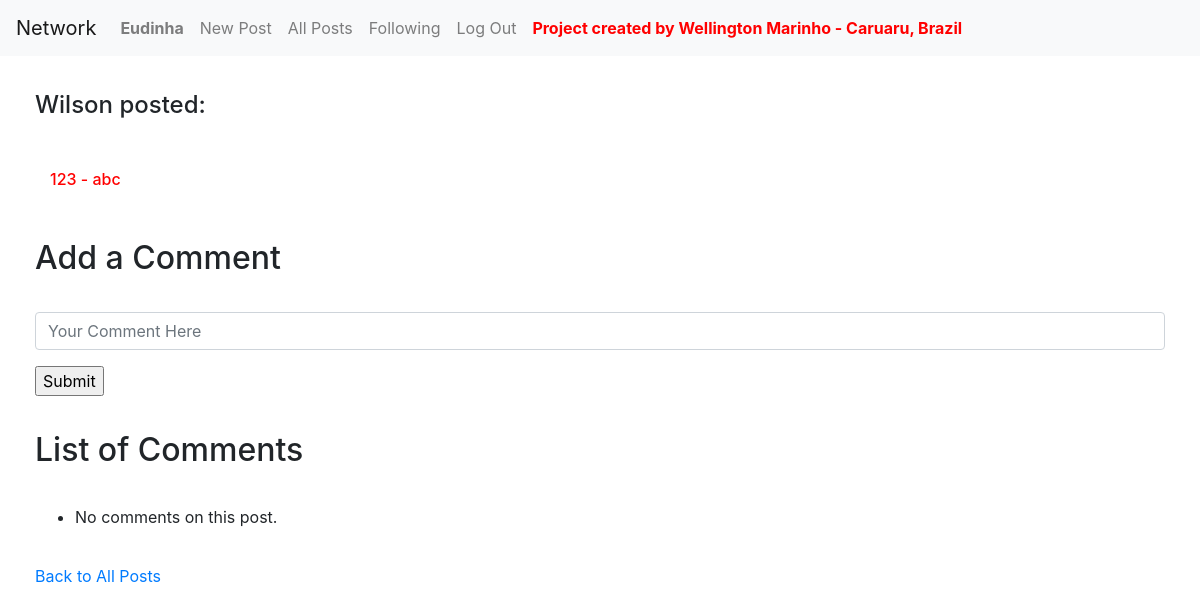
Screenshot of /comment/72 (signed in) with the database file from the repository.
### network/models.py (models this page shows, shortened)
class User(AbstractUser):
    pass

class Post(models.Model):
    content = models.CharField(max_length=264)
    time_of_creation = models.DateTimeField(default=timezone.now)
    creator = models.ForeignKey(User, on_delete=models.CASCADE, related_name="posts")
    now = datetime.now()

### network/views.py (the view)
# urls.py: path("comment/<int:post_id>", views.comment, name="comment"),
def comment(request, post_id):
    post = Post.objects.get(id=post_id)
    comments = Comment.objects.all().filter(item_id=post.id)
    return render(request, "network/comment.html", {
        "post": post,
        "comments": comments
    })

### network/templates/network/comment.html (shortened to what this page needs)
{% extends "network/layout.html" %}
{% block body %}
<h4 style="margin:35px;">{{ post.creator }} posted:</h4>
<h6 style="color:red;margin:50px;">{{ post.content }}</h6>
<h2 style="margin:35px;">Add a Comment</h2>
<form action="{% url 'comment_add' post.id %}" method="post"  style="margin:35px;">
    <div class="form-group">
        <input class="form-control" autofocus type="text" name="comment" placeholder="Your Comment Here">
    </div>
    <input type="submit">
</form>
<h2 style="margin:35px;">List of Comments</h2>
<ul style="margin:35px;">
    {% for comment in comments %}
        <li>{{ comment }}</li>
    {% empty %}
        <li>No comments on this post.</li>
    {% endfor %}
</ul>
<a style="margin:35px;" href="{% url 'index' %}">Back to All Posts</a>
{% endblock %}

### network/templates/network/layout.html (shortened to what this page needs)
{% load static %}
<!DOCTYPE html>
<html lang="en">
    <head>
        <link rel="stylesheet" href="https://stackpath.bootstrapcdn.com/bootstrap/4.4.1/css/bootstrap.min.css">
        <link href="{% static 'network/styles.css' %}" rel="stylesheet">
    </head>
    <body>
        <nav class="navbar navbar-expand-lg navbar-light bg-light">
            <a class="navbar-brand" href="#">Network</a>
            <div>
              <ul class="navbar-nav mr-auto">
                {% if user.is_authenticated %}
                    <li class="nav-item">
                        <a class="nav-link" href="#"><strong>{{ user.username }}</strong></a>
                    </li>
                {% endif %}
                <li class="nav-item">
                  <a class="nav-link" href="{% url 'index' %}">New Post</a>
                </li>
                <li class="nav-item">
                  <a class="nav-link" href="{% url 'all_posts' %}">All Posts</a>
                </li>
                {% if user.is_authenticated %}
                    <li class="nav-item">
                        <a class="nav-link" href="{% url 'follower_index' %}">Following</a>
                    </li>
                    <li class="nav-item">
                        <a class="nav-link" href="{% url 'logout' %}">Log Out</a>
                    </li>
                {% endif %}
                <li class="nav-item">
                    <a class="nav-link" href="#"><strong style="color: red;">Project created by Wellington Marinho - Caruaru, Brazil</strong></a>
                </li>
              </ul>
            </div>
          </nav>
        <div class="body">
            {% block body %}
            {% endblock %}
        </div>
    </body>
</html>

### rows the page displays
User: username "Eudinha"
Post: creator "Wilson", content "123 - abc"
